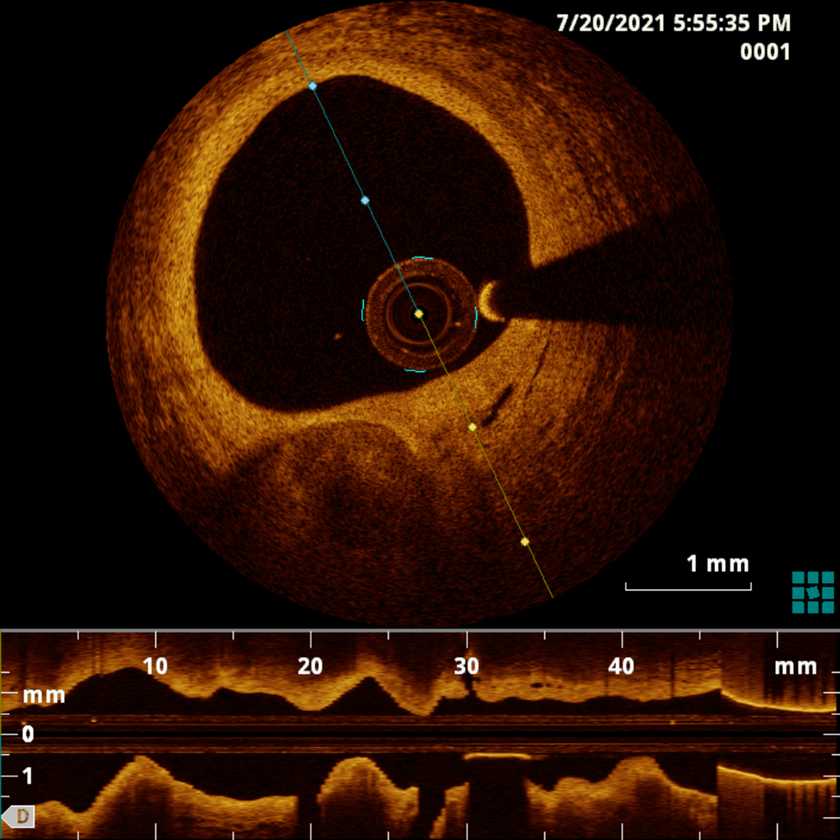
#> input picture .assets/input_slice.png, 840 x 840 px, shrunk from 1400 x 1400 before the run; its folder holds only this picture in this run
$ python -i utils.py   (imports and definitions only)
#> lines starting #> are read from the running program, lines starting #| are printed output that depends on the picture; after the words box and inside, x2 and y2 are one past the last pixel; in counts of white or black regions, pixels touching at a corner belong together
import os
import logging
from pathlib import Path
from typing import List, Union

import cv2
import numpy as np
from glob import glob


# [63 lines left out: functions get_file_list, get_dir_list, not called in this run]


def convert_to_grayscale(
        img_src: np.ndarray,
        min_limit: int = 40,
        max_limit: int = 220,
) -> np.ndarray:

#> called with min_limit = 40, max_limit = 220
    img = cv2.cvtColor(img_src, cv2.COLOR_RGB2GRAY)
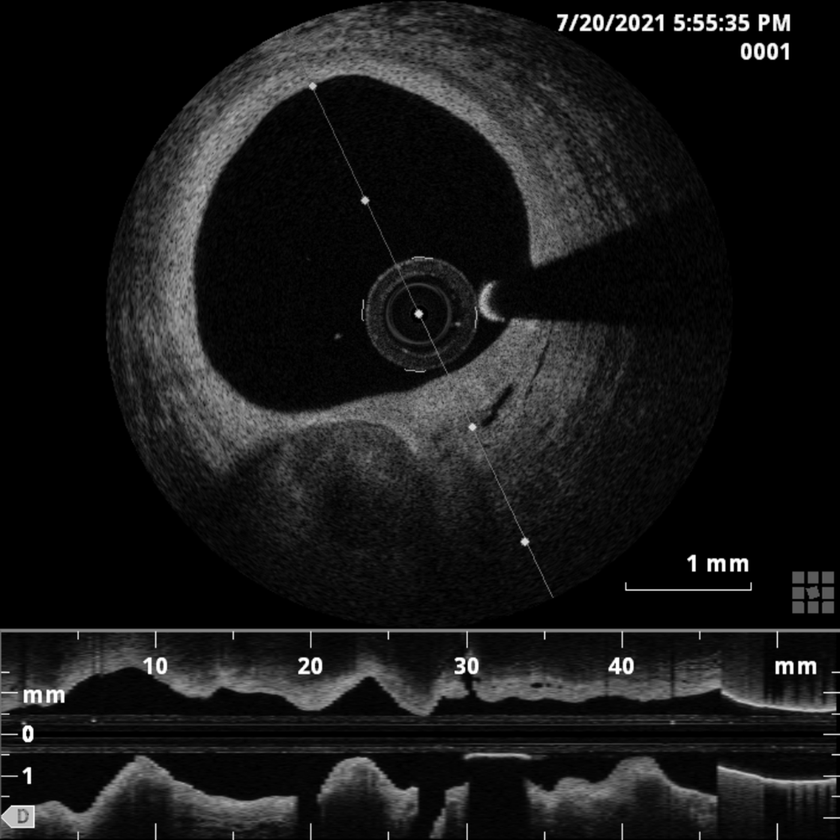
#> img: shape (840, 840); min 0, max 255, mean 24.3
    img[img < min_limit] = 0
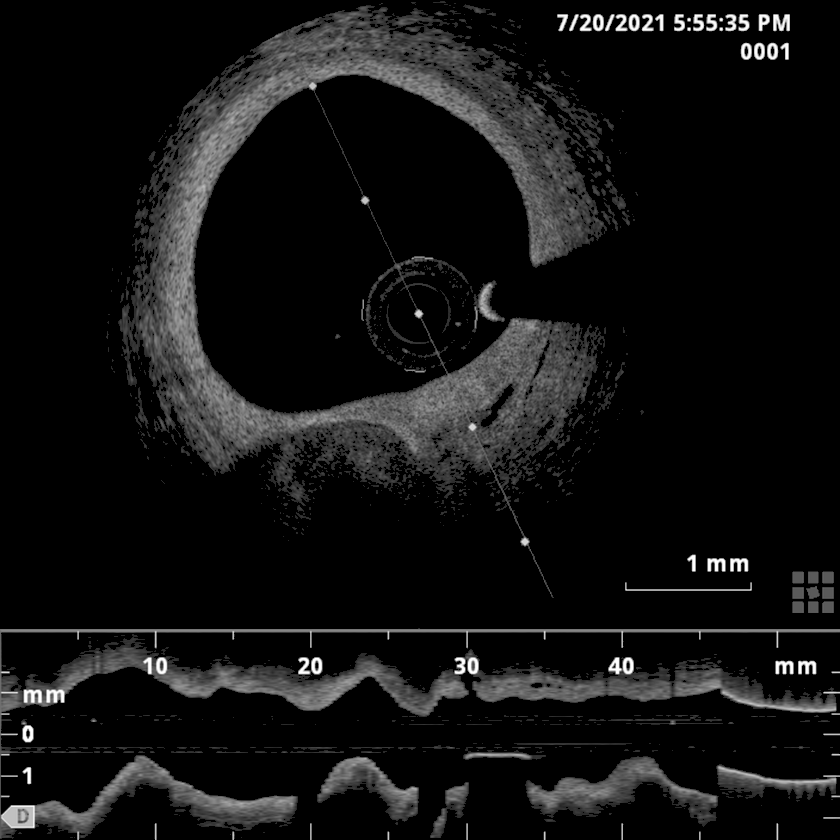
#> img: shape (840, 840); min 0, max 255, mean 18.1
    img[img > max_limit] = 255
#> img: shape (840, 840); 0.31% of pixels changed, all inside (x1, y1, x2, y2) = (2, 15, 816, 828)
    img = cv2.equalizeHist(img)
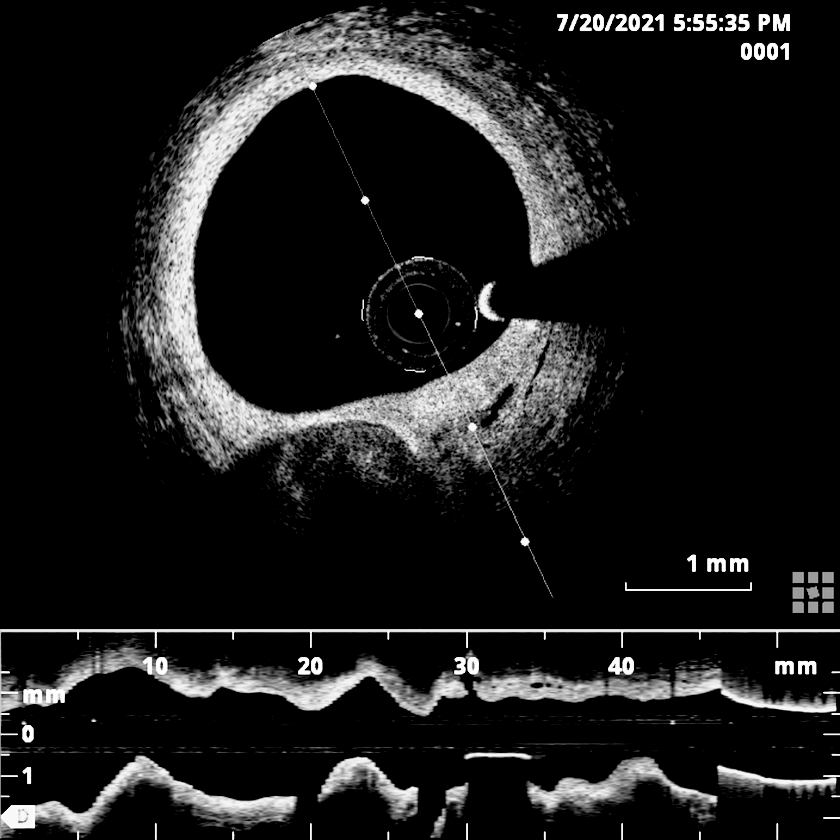
#> img: shape (840, 840); min 0, max 255, mean 26.9
    img = cv2.cvtColor(img, cv2.COLOR_GRAY2RGB)
#> img: shape (840, 840, 3)

    return img

>>> import cv2
>>> picture = cv2.cvtColor(cv2.imread('../.assets/input_slice.png'), cv2.COLOR_BGR2RGB)
>>> result = convert_to_grayscale(picture)

$ run again, on .assets/annotation-methodology.png
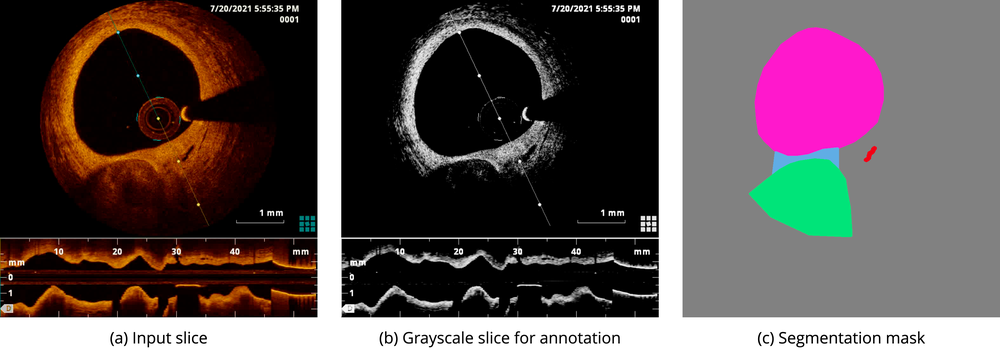
#> input picture .assets/annotation-methodology.png, 1000 x 357 px, shrunk from 5040 x 1800 before the run
#> in convert_to_grayscale, `img = cv2.cvtColor(img_src, cv2.COLOR_RGB2GRAY)`:
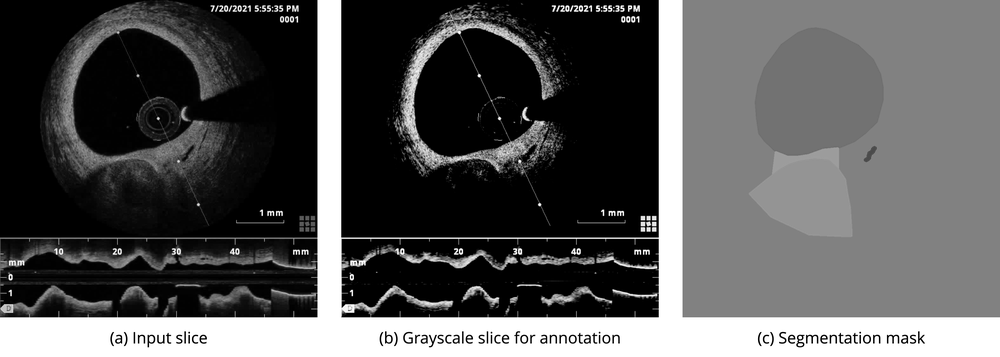
#> img: shape (357, 1000); min 0, max 255, mean 86
#> in convert_to_grayscale, `img = cv2.equalizeHist(img)`:
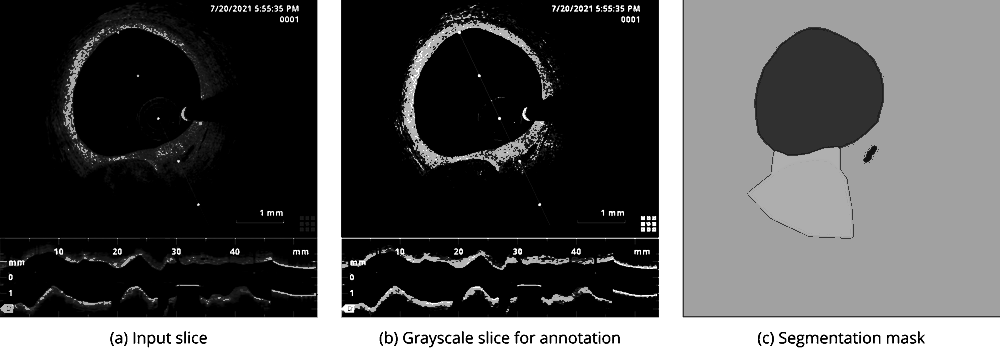
#> img: shape (357, 1000); min 0, max 255, mean 85.1

$ run again, on .assets/annotation_methodology.png
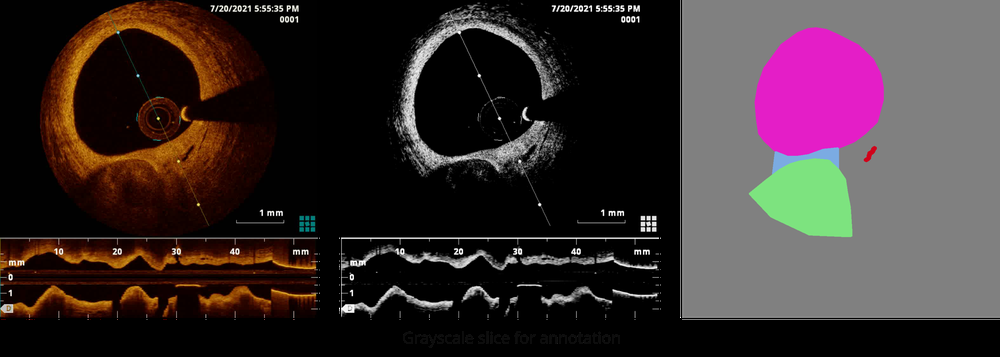
#> input picture .assets/annotation_methodology.png, 1000 x 357 px, shrunk from 5040 x 1800 before the run
#> in convert_to_grayscale, `img[img < min_limit] = 0`:
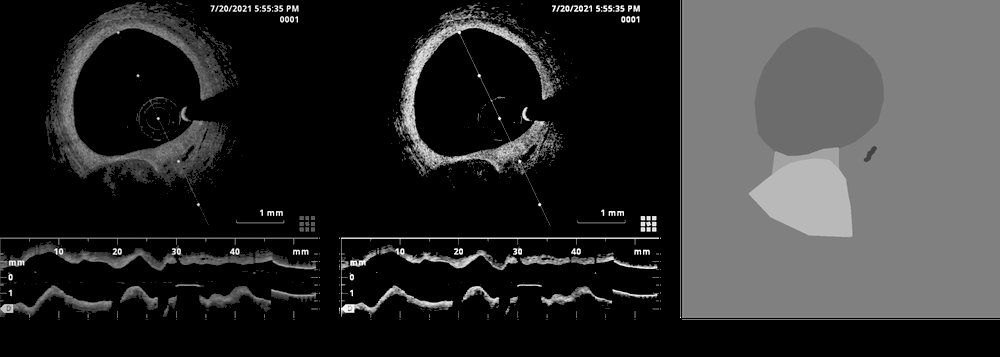
#> img: shape (357, 1000); min 0, max 255, mean 46.9
#> in convert_to_grayscale, `img = cv2.equalizeHist(img)`:
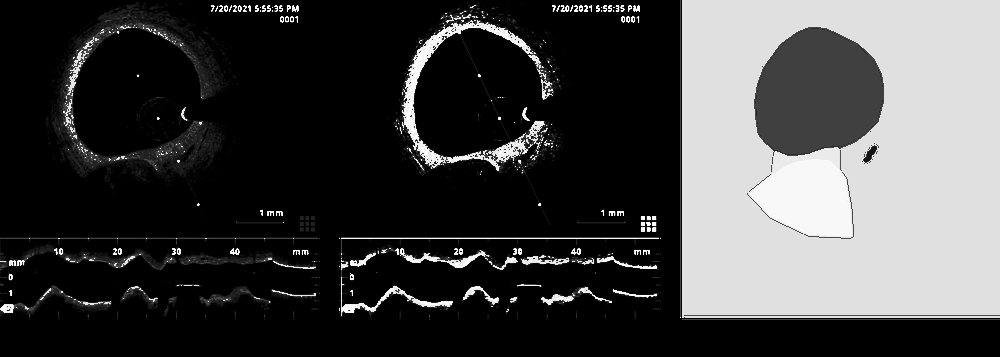
#> img: shape (357, 1000); min 0, max 255, mean 65.9
